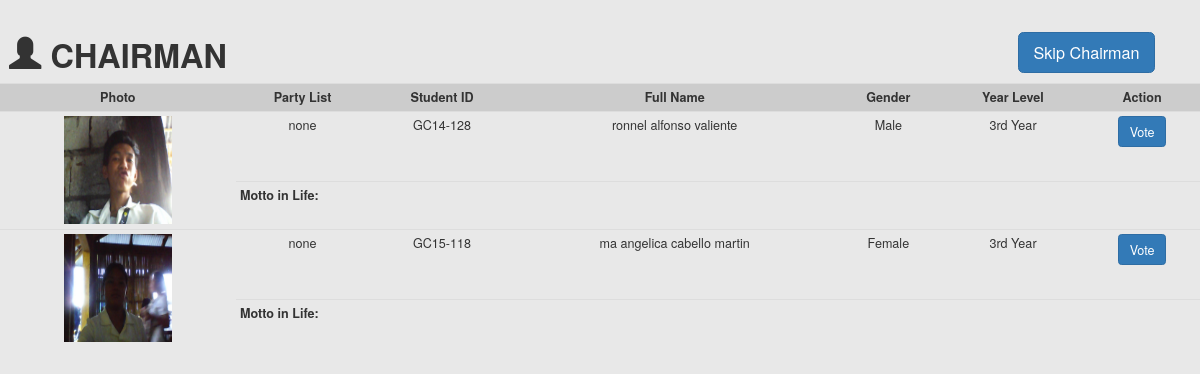
The page /nom_chairman.php on the database its author committed.
### tables this page shows
CREATE TABLE `tbl_candidates` (
  `Can_image` varchar(100) NOT NULL,
  `Can_Position` varchar(30) NOT NULL,
  `Can_Partylist` varchar(30) NOT NULL,
  `Can_ID` varchar(15) NOT NULL DEFAULT '',
  `Can_Fname` varchar(30) NOT NULL,
  `Can_Mname` varchar(30) DEFAULT NULL,
  `Can_Lname` varchar(30) NOT NULL,
  `Can_NameExt` varchar(30) DEFAULT NULL,
  `Can_Gender` char(6) NOT NULL,
  `Can_Bdate` date NOT NULL,
  `Can_Contactno` varchar(15) DEFAULT NULL,
  `Can_Ylevel` varchar(8) NOT NULL,
  `Can_Course` varchar(20) NOT NULL,
  `Can_Votes` int(10) unsigned NOT NULL,
  `Can_Motto` varchar(100) NOT NULL,
  PRIMARY KEY (`Can_ID`),
  KEY `Can_Partylist` (`Can_Partylist`)
);

### nom_chairman.php (the view, shortened to what this page needs)
<!DOCTYPE html>
<html>
<head>
	<link rel="stylesheet" type="text/css" href="CSS/style.css">
	<link rel="stylesheet" type="text/css" href="bootstrap-3.3.7-dist/css/bootstrap.min.css">
</head>
<body class="bg-1" style="background-image: url('images/b.png');">
<form method="POST">
	<div>
<h1 align="center" style="float: left; margin-left: 10px;"><span class="glyphicon glyphicon-user" aria-hidden="true"></span> <b>CHAIRMAN</b></h1>
<a href="skip1.php" style="float: right; margin-right: 50px; margin-top: 15px;"><input align="right" type="button" class="btn btn-primary btn-lg" name="" value="Skip Chairman"></a>
	<table class="table table-condensed" width='90%' border=0 align="center" cellspacing="10px" style="text-align: center;">
	<tr bgcolor='#CCCCCC'>
		<th>Photo</th>
		<th>Party List</th>
		<th>Student ID</th>
		<th>Full Name</th>
		<th>Gender</th>
		<th>Year Level</th>
		<th>Action</th>
	</tr>
	<?php
	require 'dbcon.php';
	$sql = "select * from tbl_candidates where Can_Position = 'Chairman'";
	$result = $conn->query($sql);
	if ($result->num_rows == 0) {
		echo "<tr><td colspan='7' align='center'>no candidates added for this position</td></tr>";
	}else{
	while($res = $result->fetch_assoc()) {
	echo "<tr>";
		echo '<td rowspan="2"><img src="uploads/'.$res['Can_image'].'" width="120px" height="120px"></td>';
		echo "<td>".$res['Can_Partylist']."</td>";
		echo "<td>".$res['Can_ID']."</td>";
		echo "<td>".$res['Can_Fname']." ".$res['Can_Mname']." ".$res['Can_Lname']." ".$res['Can_NameExt']."</td>";
		echo "<td>".$res['Can_Gender']."</td>";
		echo "<td>".$res['Can_Ylevel']."</td>";
		echo "<td><a href = 'vote1.php?nom=$res[Can_ID]'><input type='button' class='btn btn-primary' id='myButton' data-loading-text='Loading...' value='Vote'></a></td>";
		echo "</tr>";
		echo "<tr>";
		echo "<td colspan='6' align='left'><b>Motto in Life:</b> ".$res['Can_Motto']."</td>";
		echo "</tr>";
	}
}
	?>
	</table>
</div>
</form>
</body>
</html>

### CSS/style.css (style rules this page uses)
body { margin: 0px; padding: 0px; zoom: 90%; background-repeat: no-repeat; background-size: 100% 100%; background-attachment: fixed; }
.bg-1 { background-color: #E8E8E8;*/ background-size: cover; background-attachment: fixed; text-align: center; }
a { text-decoration-line: none; }

### nom_chairman.php (style rules this page uses)
th { text-align: center; }

### rows shown on the page
tbl_candidates: Can_image (picture), Can_Partylist "none", Can_ID "GC14-128", Can_Fname "ronnel", Can_Mname "alfonso", Can_Lname "valiente", Can_Gender "Male", Can_Ylevel "3rd Year"
tbl_candidates: Can_image (picture), Can_Partylist "none", Can_ID "GC15-118", Can_Fname "ma angelica", Can_Mname "cabello", Can_Lname "martin", Can_Gender "Female", Can_Ylevel "3rd Year"
